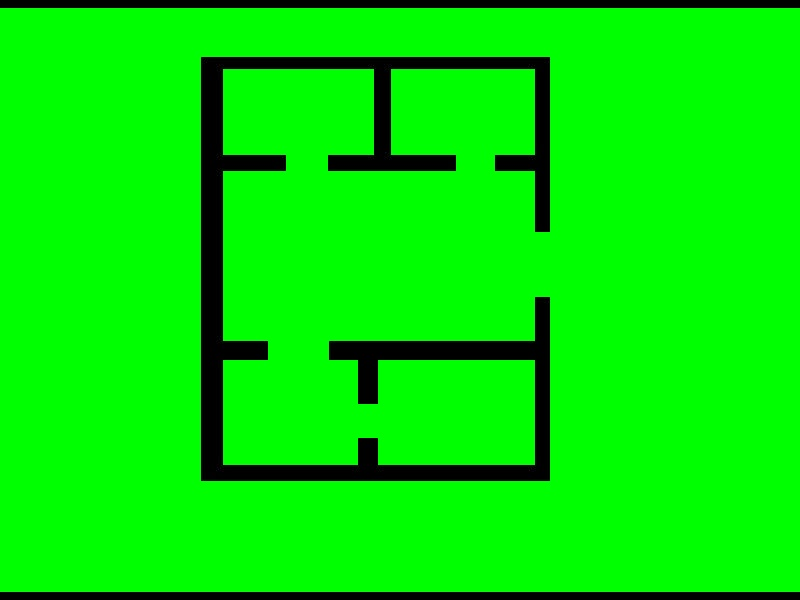
#> input picture image_processing/temp_images/temp.jpg, 800 x 600 px, found by its file name
$ python detect_doors.py temp_images temp_images/temp.jpg temp_images/temp.jpg
#> lines starting #> are read from the running program, lines starting #| are printed output that depends on the picture; after the words box and inside, x2 and y2 are one past the last pixel; in counts of white or black regions, pixels touching at a corner belong together
import cv2
import numpy as np
import sys
import os

"""
Script to detect the doors automatically from the provided wall plan
@Param image_dir - directory of where image to be used is located
@Param file_name - name of image file to be used (not including extension)
@Param file_extension - string file extension
@returns file path of written file
"""

def remove_noise(img, noise_removal_threshold):
    """
    Remove noise from image and return mask
    @Param img - image to remove noise from
    @Param noise_removal_threshold - threshold under which something
    is considered noise
    @Return return new mask of image
    """
    img[img < 128] = 0
    img[img > 128] = 255
    contours, _ = cv2.findContours(~img, cv2.RETR_EXTERNAL, cv2.CHAIN_APPROX_SIMPLE)
    mask = np.zeros_like(img)
    for contour in contours:
        area = cv2.contourArea(contour)
        if area > noise_removal_threshold:
            cv2.fillPoly(mask, [contour], 255)
    return mask


def remove_large_doors(image):
    """
    Remove doors that are 'too square' - most doorways are rectangular
    @Param img @mandatory image to trim large doors from
    @Return return new mask of image
    """
    gray = cv2.cvtColor(image,cv2.COLOR_BGR2GRAY)
    thresh = cv2.threshold(gray, 0, 255, cv2.THRESH_BINARY + cv2.THRESH_OTSU)[1]

    # Find contours, obtain bounding rect, and draw width
    conts = cv2.findContours(thresh, cv2.RETR_EXTERNAL, cv2.CHAIN_APPROX_SIMPLE)
    conts = conts[0] if len(conts) == 2 else conts[1]
    for c in conts:
        x,y,w,h = cv2.boundingRect(c)
        #cv2.rectangle(image, (x, y), (x + w, y + h), (36,255,12), 1)
        #removing any doorways that have w > h/2 or vice-versa
        if w <= h:
            if w > (h/2):
                cv2.fillPoly(image, [c], [0,0,0])
        else:
            if h > (w/2):
                cv2.fillPoly(image, [c], [0,0,0])
    return image


def join_doorways(img, corners_threshold, room_max_length):
    """
    Finds corners and draw lines from them
    @Param image input image
    @Param corners_threshold threshold for percentage certainty that detected corner is a corner
    @Param room_max_length threshold for room max width
    @Return output image
    """
    img2 = cv2.cvtColor(img, cv2.COLOR_GRAY2BGR)
    # Detect corners - can fiddle with parameters
    kernel = np.ones((1,1),np.uint8)
    dst = cv2.cornerHarris(img ,2,3,0.04)
    dst = cv2.erode(dst,kernel, iterations = 10)
    corners = dst > corners_threshold * dst.max()
    img2[dst>0.05*dst.max()]=[0,0,255]

    # Draw line between corners on the same x or y coordinate
    for y,row in enumerate(corners):
        x_same_y = np.argwhere(row)
        for x1, x2 in zip(x_same_y[:-1], x_same_y[1:]):

            if x2[0] - x1[0] < room_max_length:
                color = 0
                cv2.line(img, (x1[0], y), (x2[0], y), color, 1)
                cv2.line(img2, (x1[0], y), (x2[0], y), [0, 0, 0], 1)


    for x,col in enumerate(corners.T):
        y_same_x = np.argwhere(col)
        for y1, y2 in zip(y_same_x[:-1], y_same_x[1:]):
            if y2[0] - y1[0] < room_max_length:
                color = 0
                cv2.line(img, (x, y1[0]), (x, y2[0]), color, 1)
                cv2.line(img2, (x, y1[0]), (x, y2[0]), [0, 0, 0], 1)

    return img


def mark_outside_black(img, mask):
    """
    Mark white background as black
    @Param @mandatory img image input
    @Param @mandatory mask mask to use
    @Return image, mask
    """
    # Mark the outside of the house as black
    contours, _ = cv2.findContours(~img, cv2.RETR_EXTERNAL, cv2.CHAIN_APPROX_SIMPLE)
    contour_sizes = [(cv2.contourArea(contour), contour) for contour in contours]
    biggest_contour = max(contour_sizes, key=lambda x: x[0])[1]
    mask = np.zeros_like(mask)
    cv2.fillPoly(mask, [biggest_contour], 255)
    img[mask == 0] = 0
    return img, mask


def get_door_boxes(img, noise_removal_threshold=50, corners_threshold=0.01,
               room_max_length=140):
    img = cv2.cvtColor(img, cv2.COLOR_BGR2GRAY)
    assert 0 <= corners_threshold <= 1

    # Remove noise left from wall detection
    mask = remove_noise(img, noise_removal_threshold)
    img = ~mask

    img = join_doorways(img,corners_threshold,room_max_length)
    return img, mask


def detect_doors(img, mask, door_width_max=5000,
               door_width_min=10):

    """
    https://stackoverflow.com/questions/54274610/crop-each-of-them-using-opencv-python
    @Param img: image of walls from floorplan after walls have been detected
    @Param noise_removal_threshold: Minimum area of noise allowed
    @Param corners_threshold: Threshold to allow corners. Higher removes more of the house.
    @Param room_max_length: Maximum line length to add to close off open doors.
    @Param door_width_min: Minimum number of pixels to identify component as room instead of hole in the wall.
    @Return: rooms: list of numpy arrays containing boolean masks for each detected room
             colored_house: A colored version of the input image, where each room has a random color.
    """
    img, mask = mark_outside_black(img, mask)

    # Find the connected components in the house
    ret, labels = cv2.connectedComponents(img)
    img = cv2.cvtColor(img,cv2.COLOR_GRAY2BGR)
    unique = np.unique(labels)
    details = []
    for label in unique:
        component = labels == label
        #print(img[component].sum())
        if img[component].sum() == 0 or np.count_nonzero(component) < door_width_min or np.count_nonzero(component) > door_width_max:
            color = 0
        else:
            details.append(component)
            #color = np.random.randint(0, 255, size=3)
            color = [0,255,0]

        img[component] = color
    # return details, img
    return img


def process_doors(image):
    """
    turn coloured door image to black and white
    @Param image: image file containing doors to turn black and white
    @Return image: image that has been turned to black and white
    """
    gray = cv2.cvtColor(image, cv2.COLOR_BGR2GRAY)

    # Set threshold level
    threshold_level = 20

    # Create mask of all pixels lower than threshold level
    mask = gray < threshold_level
    mask2 = gray > threshold_level

    # Color the pixels in the mask
    image[mask] = (255, 255, 255)
    image[mask2] = (0, 0, 0)
    return image


def combine_images(door_image, wall_image):
    """
    Overlays the doors on top of the wall image for simple assessment of success
    @Param door_image - image containing detected doors
    @Param wall_image - image containing detected walls
    @Return combined_image - image containing the overlaid image
    """
    door_colour = [0, 255, 0]
    mask = np.all(door_image == door_colour,  axis=-1)
    # combined_image = cv2.cvtColor(wall_image,cv2.COLOR_GRAY2BGR)
    combined_image = wall_image.copy()
    # combined_image[np.where(door_image != 0)] = door_image[np.where(door_image != 0)]
    combined_image[mask] = door_colour
    return combined_image


def main(image_dir, file_name, extension):
    # some filename manipulation for use when saving image
#> called with image_dir = 'temp_images', file_name = 'temp_images/temp.jpg', extension = 'temp_images/temp.jpg'
    image_path = os.path.join(image_dir,file_name+extension)
    output_path = os.path.join(image_dir,"temp_doors"+extension)
    output_path_bw = os.path.join(image_dir,"temp_doors_bw"+extension)
    output_path_lines = os.path.join(image_dir,"temp_lines"+extension)


    # reading image
    img = cv2.imread(image_path)
#> img is the input picture: shape (600, 800, 3); mean B, G, R 1.7, 229.8, 0.8

    # get the boxes where the auto detected doors are
    lines, mask = get_door_boxes(img)
#> in remove_noise, `img[img < 128] = 0`: img: shape (600, 800); min 0, max 156, mean 135.1
#> in remove_noise, `img[img > 128] = 255`:
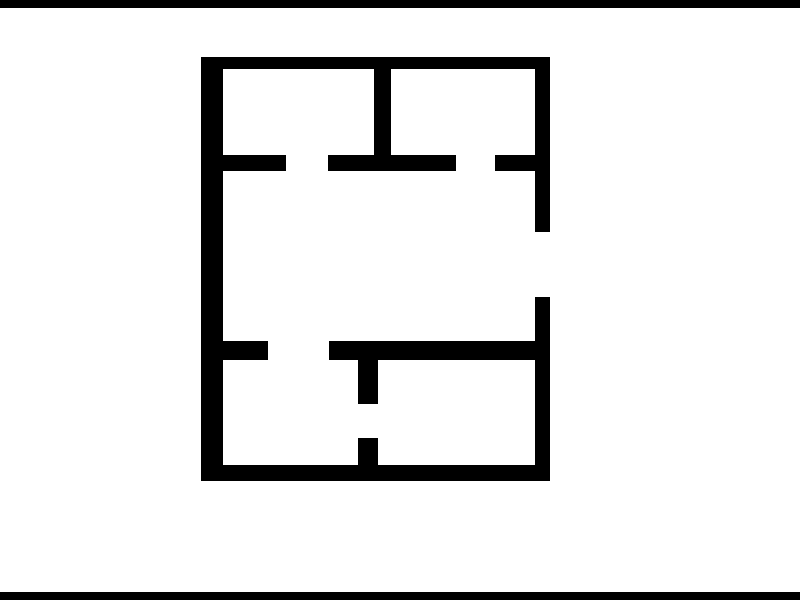
#> img: shape (600, 800); 90.1% white; 3 black regions
#> in remove_noise, `contours, _ = cv2.findContours(~img, cv2.RETR_EXTERNAL, cv2.CHAIN_APPR..`: contours = 3 contours; box (x1, y1, x2, y2) and area: (201, 57, 550, 481) 32738, (0, 592, 800, 600) 5593, (0, 0, 800, 8) 5593
#> the loop in remove_noise, `for contour in contours:` made 3 passes
#> (contour, area) on passes 1, 3: ([[0, 592], [0, 599], [799, 599], [799, 592]], 5593), ([[0, 0], [0, 7], [799, 7], [799, 0]], 5593)
#> area on pass 2: 32738
#> after the loop in remove_noise, `for contour in contours:`: mask: shape (600, 800); 9.9% white; 3 white regions, box (x1, y1, x2, y2) and area: (201, 57, 550, 481) 34796, (0, 0, 800, 8) 6400, (0, 592, 800, 600) 6400
#> in join_doorways, `corners = dst > corners_threshold * dst.max()`: corners: shape (600, 800) bool; 0.04% white in thin lines or dots, all inside (x1, y1, x2, y2) = (201, 57, 551, 482)
#> in join_doorways, `img2[dst>0.05*dst.max()]=[0,0,255]`: img2: shape (600, 800, 3); mean B, G, R 229.7, 229.7, 229.8
#> the loop in join_doorways, `for y,row in enumerate(corners):` made 600 passes
#> x_same_y on passes 58 to 59: [201, 202, 549, 550], [201, 202, 549, 550]
#> after the loop in join_doorways, `for y,row in enumerate(corners):`: img: shape (600, 800); 89.8% white; 3 black regions, box (x1, y1, x2, y2) and area: (201, 57, 551, 482) 36022, (0, 0, 800, 8) 6400, (0, 592, 800, 600) 6400
#> after the loop in join_doorways, `for y,row in enumerate(corners):`:
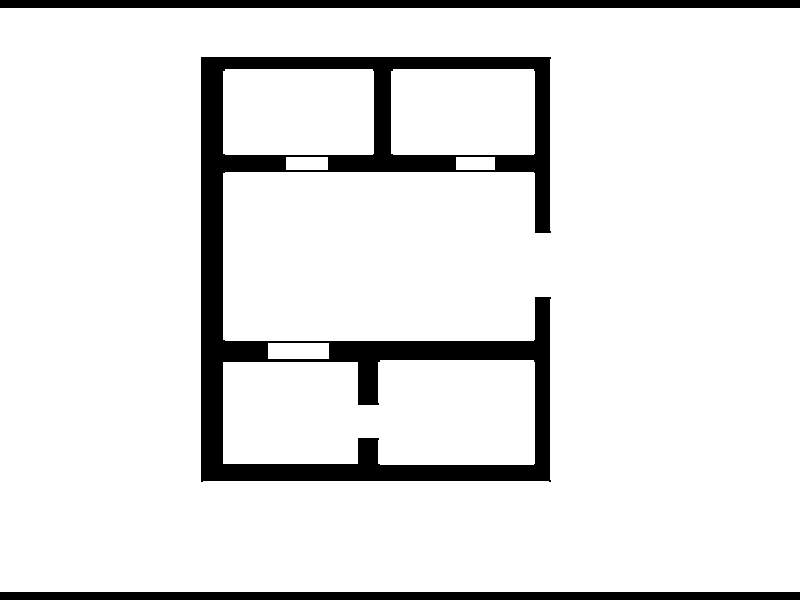
#> img2: shape (600, 800, 3); 89.8% white; 3 black regions, box (x1, y1, x2, y2) and area: (201, 57, 551, 482) 36022, (0, 0, 800, 8) 6400, (0, 592, 800, 600) 6400
#> after the loop in join_doorways, `for x,col in enumerate(corners.T):`:
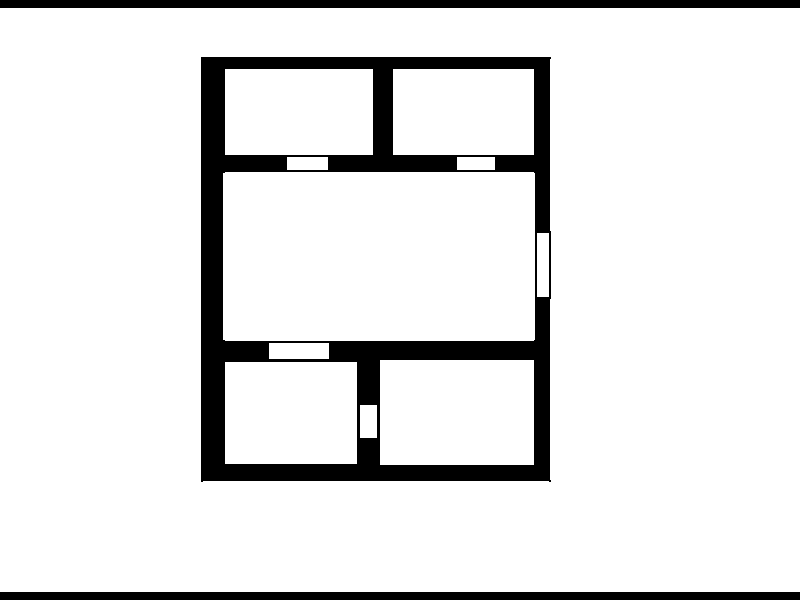
#> img: shape (600, 800); 89.5% white; 3 black regions, box (x1, y1, x2, y2) and area: (201, 57, 551, 482) 37525, (0, 0, 800, 8) 6400, (0, 592, 800, 600) 6400
#> after the loop in join_doorways, `for x,col in enumerate(corners.T):`:
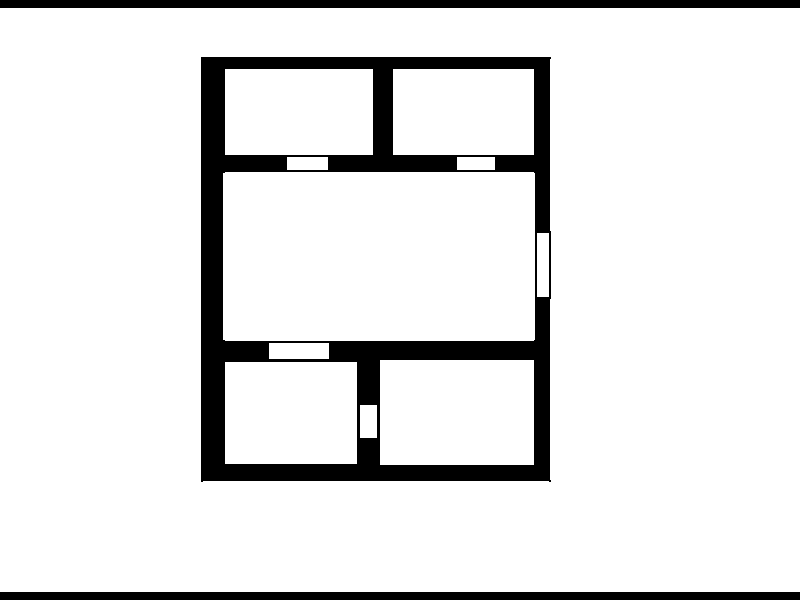
#> img2: shape (600, 800, 3); 89.5% white; 3 black regions
    #cv2.imshow("linez", lines)
    cv2.imwrite(output_path_lines, lines)
    coloured_doors = detect_doors(lines, mask)
#> in mark_outside_black, `contours, _ = cv2.findContours(~img, cv2.RETR_EXTERNAL, cv2.CHAIN_APPR..`: contours = 3 contours; box (x1, y1, x2, y2) and area: (201, 57, 551, 482) 147277, (0, 592, 800, 600) 5593, (0, 0, 800, 8) 5593
#> in mark_outside_black, `contour_sizes = [(cv2.contourArea(contour), contour) for contour in co..`: contour_sizes = 3 items
#> in mark_outside_black, `biggest_contour = max(contour_sizes, key=lambda x: x[0])[1]`: biggest_contour = contour of 16 points, box (x1, y1, x2, y2) (201, 57, 551, 482), area 147277
#> in mark_outside_black, `cv2.fillPoly(mask, [biggest_contour], 255)`: mask: shape (600, 800); 30.8% white; 1 white region, box (x1, y1, x2, y2) and area: (201, 57, 551, 482) 148051
#> in mark_outside_black, `img[mask == 0] = 0`: img: shape (600, 800); 23% white; 10 white regions, largest, box (x1, y1, x2, y2) and area: (223, 172, 535, 341) 52722, (380, 360, 534, 465) 16170, (225, 362, 357, 464) 13464
#> in detect_doors, `ret, labels = cv2.connectedComponents(img)`:
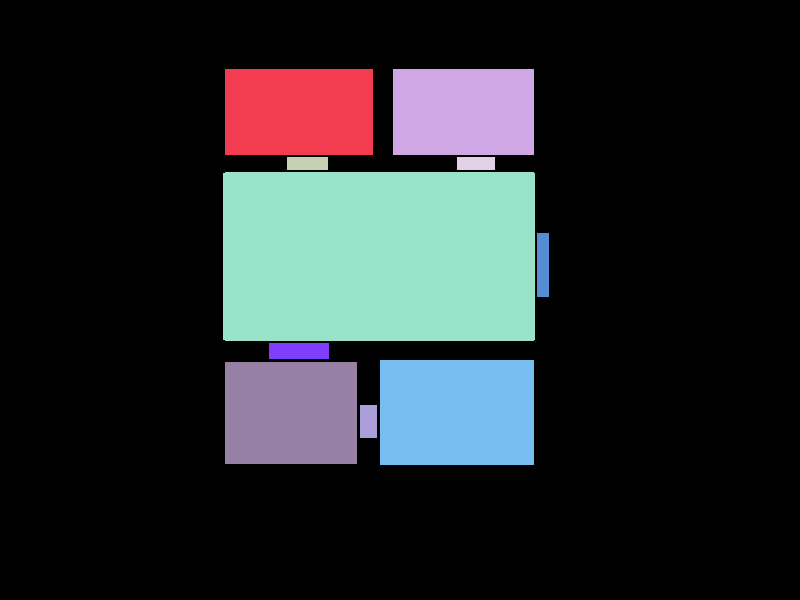
#> labels: shape (600, 800) int32; 11 distinct labels, from 0 to 10; one colour per label, 0 black
#> in detect_doors, `ret, labels = cv2.connectedComponents(img)`: ret = 11
#> in detect_doors, `unique = np.unique(labels)`: unique = [0, 1, 2, 3, 4, 5, 6, 7, 8, 9, 10]
#> the loop in detect_doors, `for label in unique:` made 11 passes
#> color on passes 1 to 11: 0, 0, 0, [0, 255, 0], [0, 255, 0], 0, [0, 255, 0], [0, 255, 0], 0, 0, [0, 255, 0]
#> after the loop in detect_doors, `for label in unique:`: details = 5 items
    doors = remove_large_doors(coloured_doors)
#> in remove_large_doors, `gray = cv2.cvtColor(image,cv2.COLOR_BGR2GRAY)`: gray: shape (600, 800); values 0 (black) and 150 (white), 0.69% white; 5 white regions, box (x1, y1, x2, y2) and area: (269, 343, 329, 359) 960, (537, 233, 549, 297) 768, (360, 405, 377, 438) 561, (287, 157, 328, 170) 533, (457, 157, 495, 170) 494
#> in remove_large_doors, `thresh = cv2.threshold(gray, 0, 255, cv2.THRESH_BINARY + cv2.THRESH_OT..`: thresh: shape (600, 800); 0.69% white; 5 white regions
#> in remove_large_doors, `conts = cv2.findContours(thresh, cv2.RETR_EXTERNAL, cv2.CHAIN_APPROX_S..`: conts = 5 contours; box (x1, y1, x2, y2) and area: (269, 343, 329, 359) 885, (537, 233, 549, 297) 693, (360, 405, 377, 438) 512, (287, 157, 328, 170) 480, (457, 157, 495, 170) 444
#> the loop in remove_large_doors, `for c in conts:` made 5 passes
#> (c, x, y, w, h) on passes 1 to 5: ([[360, 405], [360, 437], [376, 437], [376, 405]], 360, 405, 17, 33), ([[269, 343], [269, 358], [328, 358], [328, 343]], 269, 343, 60, 16), ([[537, 233], [537, 296], [548, 296], [548, 233]], 537, 233, 12, 64), ([[457, 157], [457, 169], [494, 169], [494, 157]], 457, 157, 38, 13), ([[287, 157], [287, 169], [327, 169], [327, 157]], 287, 157, 41, 13)
#> after the loop in remove_large_doors, `for c in conts:`:
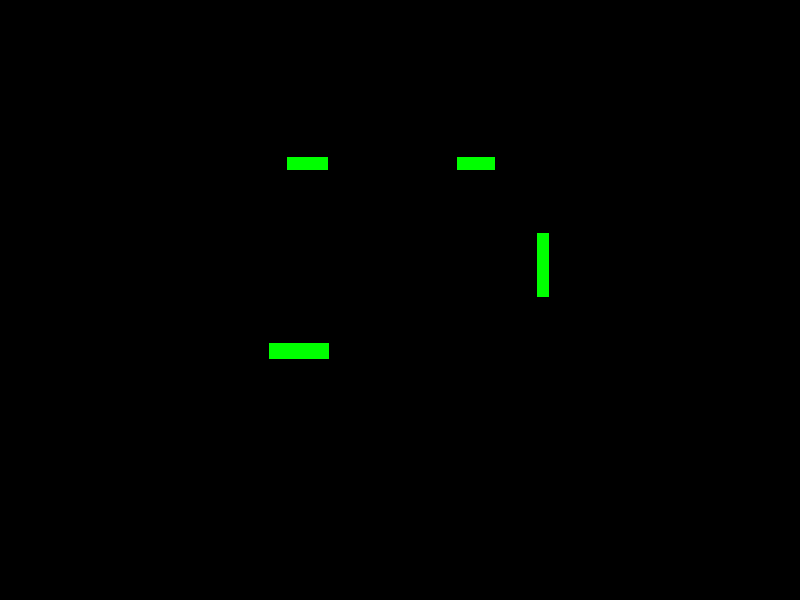
#> image: shape (600, 800, 3); mean B, G, R 0, 1.5, 0
    #cv2.imshow("coloured",doors)
    bw_doors = process_doors(doors.copy())
#> in process_doors, `gray = cv2.cvtColor(image, cv2.COLOR_BGR2GRAY)`: gray: shape (600, 800); values 0 (black) and 150 (white), 0.57% white; 4 white regions, box (x1, y1, x2, y2) and area: (269, 343, 329, 359) 960, (537, 233, 549, 297) 768, (287, 157, 328, 170) 533, (457, 157, 495, 170) 494
#> in process_doors, `image[mask] = (255, 255, 255)`:
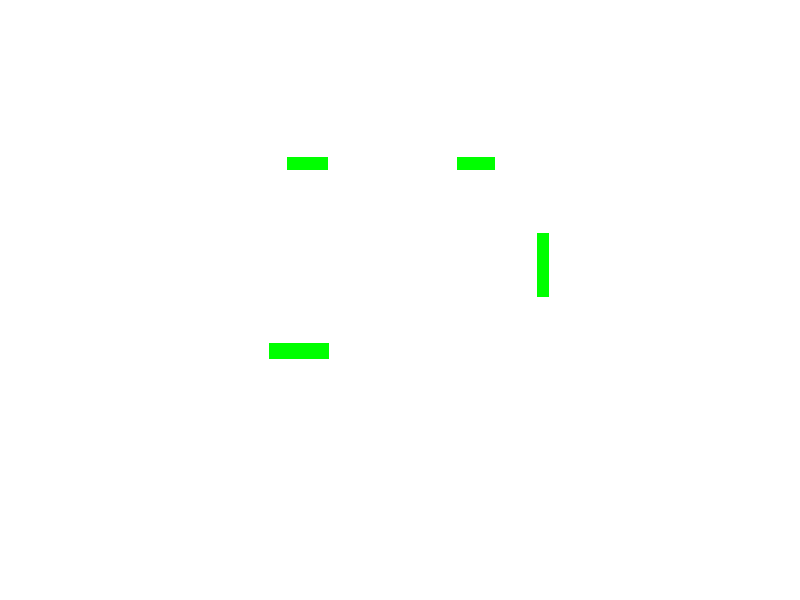
#> image: shape (600, 800, 3); mean of channels 0, 1, 2 253.5, 255, 253.5; drawn as B, G, R
    cv2.imwrite(output_path_bw, bw_doors)
    #cv2.imshow("bw", bw_doors)

    combo = combine_images(doors, img)
#> in combine_images, `combined_image[mask] = door_colour`: combined_image: shape (600, 800, 3); 0.54% of pixels changed, all inside (x1, y1, x2, y2) = (269, 157, 549, 359)
    #cv2.imshow("combo",combo)
    cv2.imwrite(output_path, combo)
    print(output_path)
    cv2.destroyAllWindows()
    sys.stdout.flush()


if __name__ == "__main__":
    image_dir = sys.argv[1]
    file_name = sys.argv[2]
    extension = sys.argv[3]
    main(image_dir, file_name, extension)
